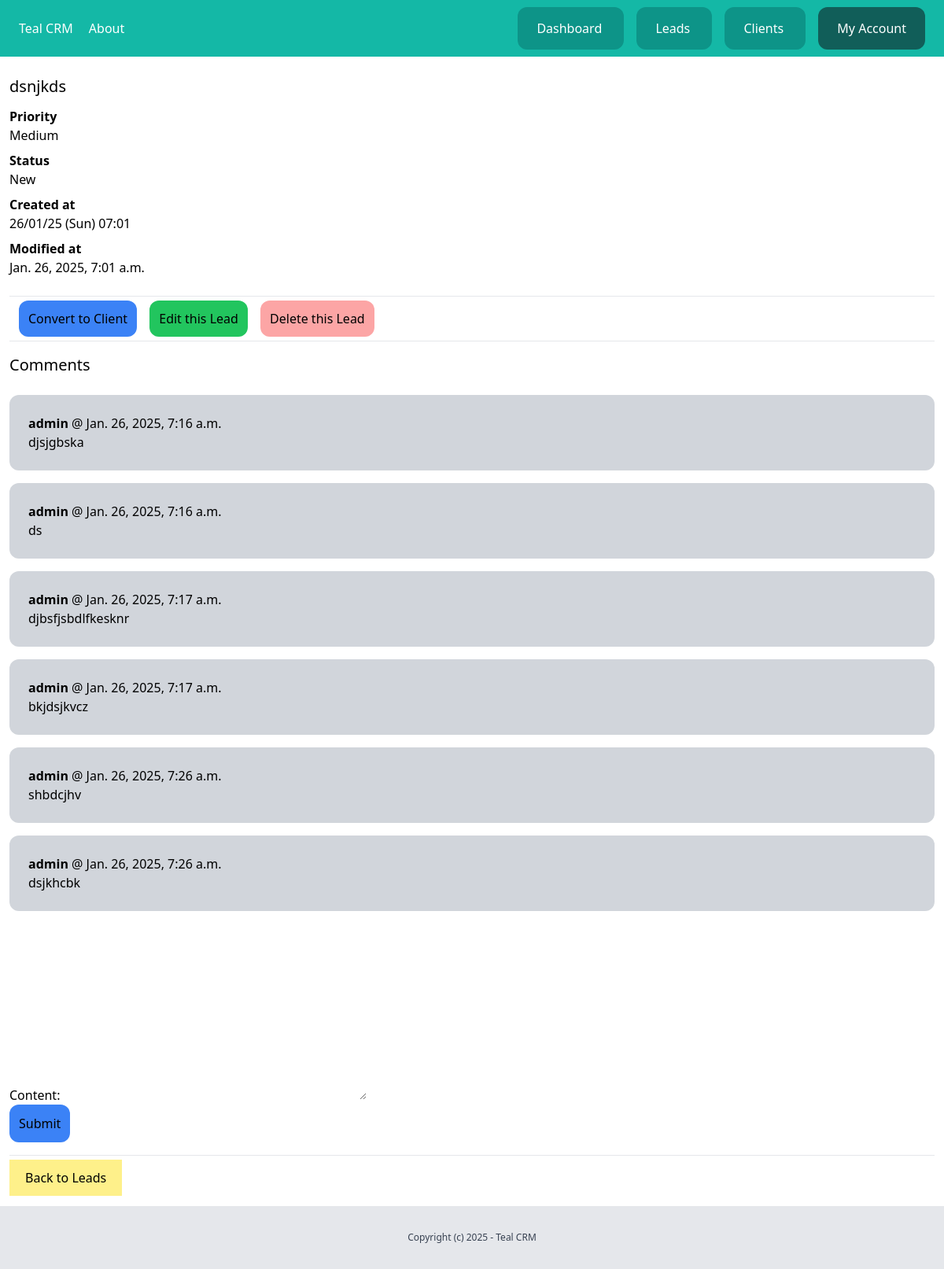
/dashboard/leads/10/ (signed in), run on the app's committed database.
### leads/models.py (models this page shows, shortened)
class Lead(models.Model):
    LOW = 'low'
    MEDIUM = 'medium'
    HIGH = 'high'
    CHOICES_PRIORITY = (
        (LOW, 'Low'),
        (MEDIUM, 'Medium'),
        (HIGH, 'High')
    )
    NEW = 'new'
    CONTACTED = 'contacted'
    WON = 'won'
    LOST = 'lost'
    CHOICES_STATUS = (
        (NEW, 'New'),
        (CONTACTED, 'Contacted'),
        (WON, 'Won'),
        (LOST, 'Lost')
    )
    team = models.ForeignKey(Team, related_name='leads', on_delete=models.CASCADE)
    name=models.CharField(max_length=255)
    email=models.EmailField()
    description=models.TextField(blank=True,null=True)
    priority = models.CharField(max_length=10, choices=CHOICES_PRIORITY, default=MEDIUM)
    status = models.CharField(max_length=10, choices=CHOICES_STATUS, default=NEW)
    converted_to_client=models.BooleanField(default=False)
    created_by = models.ForeignKey(User, related_name='leads', on_delete=models.CASCADE)
    created_at = models.DateTimeField(auto_now_add=True)
    modified_at = models.DateTimeField(auto_now=True)
    class Meta:
        ordering=('name',)

class Comments(models.Model):
    team = models.ForeignKey(Team, related_name='lead_comments', on_delete=models.CASCADE)
    lead = models.ForeignKey(Lead, related_name='comments', on_delete=models.CASCADE)
    content = models.TextField(blank=True,null = True)
    created_by = models.ForeignKey(User, related_name='lead_comments', on_delete=models.CASCADE)
    created_at = models.DateTimeField(auto_now_add=True)

### leads/views.py (the view)
# urls.py: path('<int:pk>/', views.LeadDetailView.as_view(), name='detail'),
class LeadDetailView(DetailView):
    model = Lead
    template_name = "leads/leads_detail.html"
    @method_decorator(login_required)
    def dispatch(self, *args, **kwargs):
        return super().dispatch(*args, **kwargs)
    def get_context_data(self, **kwargs):
        context = super().get_context_data(**kwargs)
        context["form"] = AddCommentForm()
        return context
    def get_queryset(self):
        return Lead.objects.filter(created_by=self.request.user, pk=self.kwargs.get('pk'))

### leads/forms.py
class AddCommentForm(forms.ModelForm):
    class Meta:
        model=Comments
        fields=('content',)

### leads/templates/leads/leads_detail.html (shortened to what this page needs)
{% extends 'core/base.html' %}
{% block content %}
<div class="px-3 py-6">
    <h1 class="text-xl mb-3">{{lead.name}}</h1>
    <p class="font-semibold">Priority</p>
    <p class="mb-2">{{lead.get_priority_display}}</p>
    <p class="font-semibold">Status</p>
    <p class="mb-2">{{lead.get_status_display}}</p>
    <p class="font-semibold">Created at</p>
    <p class="mb-2">{{lead.created_at|date:"d/m/y (D) h:i"}}</p>
    <p class="font-semibold">Modified at</p>
    <p class="mb-6">{{lead.modified_at}}</p>
    <hr class="my-4">
    <a class=" py-3 px-3 ml-3 rounded-xl bg-blue-500" href="{% url 'leads:convert' lead.id %}">Convert to Client</a>
    <a class=" py-3 px-3 ml-3 rounded-xl bg-green-500" href="{% url 'leads:edit' lead.id %}">Edit this Lead</a>
    <a class=" py-3 px-3 ml-3 rounded-xl bg-red-300" href="{% url 'leads:delete' lead.id %}">Delete this Lead</a>
    <hr class="my-4">
    <h2 class="mb-6 text-xl">Comments</h2>
    <div class="space-y-4">
        {%for comment in lead.comments.all %}
        <div class="bg-gray-300 px-6 py-6 rounded-xl ">
            <p><strong>{{comment.created_by}} </strong> @ {{comment.created_at}}</p>
            {{comment.content}}
        </div>
        {% endfor%}
    </div>
    <form action="{% url 'leads:add_comment' lead.id %}" method="post">
        {{form.as_p}}
        <button class="py-3 px-3 rounded-xl bg-blue-500">Submit</button>
    </form>
    <hr class="my-4">
    <a class=" py-3 px-5 bg-yellow-200" href="{% url 'leads:list'%}"> Back to Leads</a>
</div>
{% endblock %}

### data on the page
Lead: name "dsnjkds", priority "Medium", status "New", created_at "26/01/25 (Sun) 07:01", modified_at "Jan. 26, 2025, 7:01 a.m."
Comments: created_by "admin", created_at "Jan. 26, 2025, 7:16 a.m.", content "djsjgbska"
Comments: created_by "admin", created_at "Jan. 26, 2025, 7:16 a.m.", content "ds"
Comments: created_by "admin", created_at "Jan. 26, 2025, 7:17 a.m.", content "djbsfjsbdlfkesknr"
Comments: created_by "admin", created_at "Jan. 26, 2025, 7:17 a.m.", content "bkjdsjkvcz"
Comments: created_by "admin", created_at "Jan. 26, 2025, 7:26 a.m.", content "shbdcjhv"
Comments: created_by "admin", created_at "Jan. 26, 2025, 7:26 a.m.", content "dsjkhcbk"
